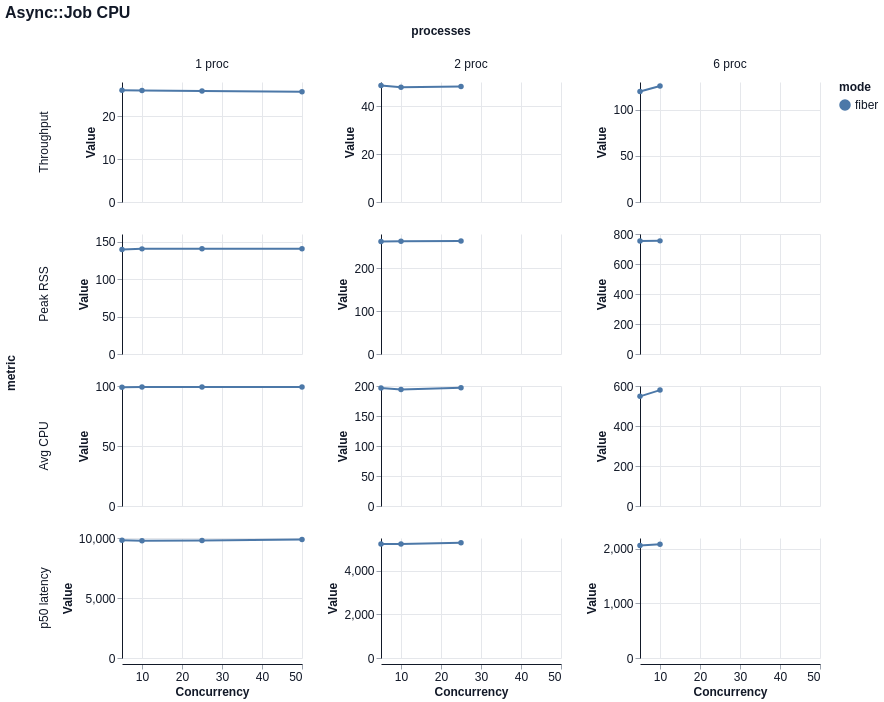

Specify this chart in Vega-Lite:
### Vega-Lite specification from a JSON file in a GitHub repository (floating-point values rounded to 4 significant figures)
{"$schema": "https://vega.github.io/schema/vega-lite/v6.json", "title": "Async::Job CPU", "width": 180, "height": 120, "data": {"values": [{"mode": "fiber", "concurrency": 5, "processes": "1 proc", "metric": "Throughput", "value": 26.06, "unit": "jobs/s"}, {"mode": "fiber", "concurrency": 5, "processes": "1 proc", "metric": "Peak RSS", "value": 139.2, "unit": "MB"}, {"mode": "fiber", "concurrency": 5, "processes": "1 proc", "metric": "Avg CPU", "value": 99.0, "unit": "%"}, {"mode": "fiber", "concurrency": 5, "processes": "1 proc", "metric": "p50 latency", "value": 9809.0, "unit": "ms"}, {"mode": "fiber", "concurrency": 10, "processes": "1 proc", "metric": "Throughput", "value": 26.02, "unit": "jobs/s"}, {"mode": "fiber", "concurrency": 10, "processes": "1 proc", "metric": "Peak RSS", "value": 140.2, "unit": "MB"}, {"mode": "fiber", "concurrency": 10, "processes": "1 proc", "metric": "Avg CPU", "value": 99.1, "unit": "%"}, {"mode": "fiber", "concurrency": 10, "processes": "1 proc", "metric": "p50 latency", "value": 9773.0, "unit": "ms"}, {"mode": "fiber", "concurrency": 25, "processes": "1 proc", "metric": "Throughput", "value": 25.91, "unit": "jobs/s"}, {"mode": "fiber", "concurrency": 25, "processes": "1 proc", "metric": "Peak RSS", "value": 140.3, "unit": "MB"}, {"mode": "fiber", "concurrency": 25, "processes": "1 proc", "metric": "Avg CPU", "value": 99.1, "unit": "%"}, {"mode": "fiber", "concurrency": 25, "processes": "1 proc", "metric": "p50 latency", "value": 9796.0, "unit": "ms"}, {"mode": "fiber", "concurrency": 50, "processes": "1 proc", "metric": "Throughput", "value": 25.74, "unit": "jobs/s"}, {"mode": "fiber", "concurrency": 50, "processes": "1 proc", "metric": "Peak RSS", "value": 140.4, "unit": "MB"}, {"mode": "fiber", "concurrency": 50, "processes": "1 proc", "metric": "Avg CPU", "value": 99.2, "unit": "%"}, {"mode": "fiber", "concurrency": 50, "processes": "1 proc", "metric": "p50 latency", "value": 9871.0, "unit": "ms"}, {"mode": "fiber", "concurrency": 5, "processes": "2 proc", "metric": "Throughput", "value": 48.58, "unit": "jobs/s"}, {"mode": "fiber", "concurrency": 5, "processes": "2 proc", "metric": "Peak RSS", "value": 262.6, "unit": "MB"}, {"mode": "fiber", "concurrency": 5, "processes": "2 proc", "metric": "Avg CPU", "value": 196.5, "unit": "%"}, {"mode": "fiber", "concurrency": 5, "processes": "2 proc", "metric": "p50 latency", "value": 5229.0, "unit": "ms"}, {"mode": "fiber", "concurrency": 10, "processes": "2 proc", "metric": "Throughput", "value": 47.79, "unit": "jobs/s"}, {"mode": "fiber", "concurrency": 10, "processes": "2 proc", "metric": "Peak RSS", "value": 263.2, "unit": "MB"}, {"mode": "fiber", "concurrency": 10, "processes": "2 proc", "metric": "Avg CPU", "value": 194.1, "unit": "%"}, {"mode": "fiber", "concurrency": 10, "processes": "2 proc", "metric": "p50 latency", "value": 5228.0, "unit": "ms"}, {"mode": "fiber", "concurrency": 25, "processes": "2 proc", "metric": "Throughput", "value": 48.15, "unit": "jobs/s"}, {"mode": "fiber", "concurrency": 25, "processes": "2 proc", "metric": "Peak RSS", "value": 263.7, "unit": "MB"}, {"mode": "fiber", "concurrency": 25, "processes": "2 proc", "metric": "Avg CPU", "value": 197.2, "unit": "%"}, {"mode": "fiber", "concurrency": 25, "processes": "2 proc", "metric": "p50 latency", "value": 5281.0, "unit": "ms"}, {"mode": "fiber", "concurrency": 5, "processes": "6 proc", "metric": "Throughput", "value": 119.8, "unit": "jobs/s"}, {"mode": "fiber", "concurrency": 5, "processes": "6 proc", "metric": "Peak RSS", "value": 752.9, "unit": "MB"}, {"mode": "fiber", "concurrency": 5, "processes": "6 proc", "metric": "Avg CPU", "value": 548.2, "unit": "%"}, {"mode": "fiber", "concurrency": 5, "processes": "6 proc", "metric": "p50 latency", "value": 2062.0, "unit": "ms"}, {"mode": "fiber", "concurrency": 10, "processes": "6 proc", "metric": "Throughput", "value": 125.8, "unit": "jobs/s"}, {"mode": "fiber", "concurrency": 10, "processes": "6 proc", "metric": "Peak RSS", "value": 754.2, "unit": "MB"}, {"mode": "fiber", "concurrency": 10, "processes": "6 proc", "metric": "Avg CPU", "value": 579.6, "unit": "%"}, {"mode": "fiber", "concurrency": 10, "processes": "6 proc", "metric": "p50 latency", "value": 2084.0, "unit": "ms"}]}, "mark": {"type": "line", "point": true, "tooltip": true}, "encoding": {"x": {"field": "concurrency", "type": "quantitative", "title": "Concurrency"}, "y": {"field": "value", "type": "quantitative", "title": "Value"}, "color": {"field": "mode", "type": "nominal"}, "tooltip": [{"field": "mode", "type": "nominal"}, {"field": "concurrency", "type": "quantitative"}, {"field": "processes", "type": "nominal"}, {"field": "metric", "type": "nominal"}, {"field": "percentile", "type": "nominal"}, {"field": "value", "type": "quantitative"}], "row": {"field": "metric", "type": "nominal", "sort": ["Throughput", "Peak RSS", "Avg CPU", "p50 latency"]}, "column": {"field": "processes", "type": "nominal", "sort": null}}, "config": {"background": "white", "axis": {"labelFont": "Helvetica", "titleFont": "Helvetica", "labelFontSize": 12, "titleFontSize": 12, "labelColor": "#111827", "titleColor": "#111827", "domainColor": "#111827", "tickColor": "#9ca3af", "grid": true, "gridColor": "#e5e7eb"}, "header": {"labelFont": "Helvetica", "titleFont": "Helvetica", "labelFontSize": 12, "titleFontSize": 12, "labelColor": "#111827", "titleColor": "#111827"}, "legend": {"labelFont": "Helvetica", "titleFont": "Helvetica", "labelFontSize": 12, "titleFontSize": 12, "labelColor": "#111827", "titleColor": "#111827"}, "title": {"font": "Helvetica", "fontSize": 16, "anchor": "start", "color": "#111827"}, "view": {"stroke": null}}, "resolve": {"scale": {"y": "independent"}}}
